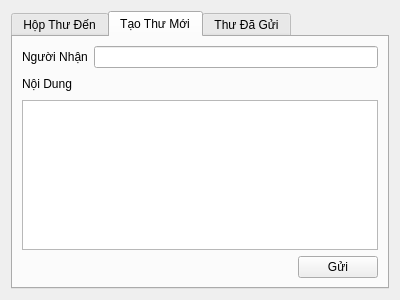
<?xml version="1.0" encoding="UTF-8"?>
<ui version="4.0">
 <class>MailBox</class>
 <widget class="QDialog" name="MailBox">
  <property name="geometry">
   <rect>
    <x>0</x>
    <y>0</y>
    <width>400</width>
    <height>300</height>
   </rect>
  </property>
  <property name="windowTitle">
   <string>Hộp Thư</string>
  </property>
  <property name="windowIcon">
   <iconset resource="src.qrc">
    <normaloff>:/images/m.png</normaloff>:/images/m.png</iconset>
  </property>
  <layout class="QVBoxLayout" name="verticalLayout_3">
   <item>
    <widget class="QTabWidget" name="tabWidget">
     <property name="currentIndex">
      <number>1</number>
     </property>
     <widget class="QWidget" name="tab">
      <attribute name="title">
       <string>Hộp Thư Đến</string>
      </attribute>
      <layout class="QVBoxLayout" name="verticalLayout">
       <item>
        <widget class="QTextBrowser" name="textBrowser_2">
         <property name="cursor" stdset="0">
          <cursorShape>ArrowCursor</cursorShape>
         </property>
        </widget>
       </item>
       <item>
        <widget class="QTableView" name="tableView">
         <property name="selectionMode">
          <enum>QAbstractItemView::SingleSelection</enum>
         </property>
         <property name="selectionBehavior">
          <enum>QAbstractItemView::SelectRows</enum>
         </property>
        </widget>
       </item>
       <item>
        <layout class="QHBoxLayout" name="horizontalLayout_2">
         <item>
          <spacer name="horizontalSpacer">
           <property name="orientation">
            <enum>Qt::Horizontal</enum>
           </property>
           <property name="sizeHint" stdset="0">
            <size>
             <width>40</width>
             <height>20</height>
            </size>
           </property>
          </spacer>
         </item>
         <item>
          <widget class="QPushButton" name="pushButton_6">
           <property name="text">
            <string>Trở Về</string>
           </property>
          </widget>
         </item>
         <item>
          <widget class="QPushButton" name="pushButton">
           <property name="text">
            <string>Đọc Thư</string>
           </property>
          </widget>
         </item>
         <item>
          <widget class="QPushButton" name="pushButton_2">
           <property name="text">
            <string>Xoá Thư</string>
           </property>
          </widget>
         </item>
        </layout>
       </item>
      </layout>
     </widget>
     <widget class="QWidget" name="tab_2">
      <attribute name="title">
       <string>Tạo Thư Mới</string>
      </attribute>
      <layout class="QVBoxLayout" name="verticalLayout_2">
       <item>
        <layout class="QHBoxLayout" name="horizontalLayout_3">
         <item>
          <widget class="QLabel" name="label">
           <property name="text">
            <string>Người Nhận</string>
           </property>
          </widget>
         </item>
         <item>
          <widget class="QLineEdit" name="lineEdit"/>
         </item>
        </layout>
       </item>
       <item>
        <layout class="QHBoxLayout" name="horizontalLayout_4">
         <item>
          <widget class="QLabel" name="label_2">
           <property name="text">
            <string>Nội Dung</string>
           </property>
          </widget>
         </item>
         <item>
          <spacer name="horizontalSpacer_2">
           <property name="orientation">
            <enum>Qt::Horizontal</enum>
           </property>
           <property name="sizeHint" stdset="0">
            <size>
             <width>40</width>
             <height>20</height>
            </size>
           </property>
          </spacer>
         </item>
        </layout>
       </item>
       <item>
        <widget class="QPlainTextEdit" name="plainTextEdit">
         <property name="cursor" stdset="0">
          <cursorShape>IBeamCursor</cursorShape>
         </property>
        </widget>
       </item>
       <item>
        <layout class="QHBoxLayout" name="horizontalLayout_5">
         <item>
          <spacer name="horizontalSpacer_3">
           <property name="orientation">
            <enum>Qt::Horizontal</enum>
           </property>
           <property name="sizeHint" stdset="0">
            <size>
             <width>40</width>
             <height>20</height>
            </size>
           </property>
          </spacer>
         </item>
         <item>
          <widget class="QPushButton" name="pushButton_3">
           <property name="text">
            <string>Gửi</string>
           </property>
          </widget>
         </item>
        </layout>
       </item>
      </layout>
     </widget>
     <widget class="QWidget" name="tab_3">
      <attribute name="title">
       <string>Thư Đã Gửi</string>
      </attribute>
      <layout class="QVBoxLayout" name="verticalLayout_4">
       <item>
        <widget class="QTextBrowser" name="textBrowser_3">
         <property name="cursor" stdset="0">
          <cursorShape>ArrowCursor</cursorShape>
         </property>
        </widget>
       </item>
       <item>
        <widget class="QTableView" name="tableView_3">
         <property name="selectionMode">
          <enum>QAbstractItemView::SingleSelection</enum>
         </property>
         <property name="selectionBehavior">
          <enum>QAbstractItemView::SelectRows</enum>
         </property>
        </widget>
       </item>
       <item>
        <layout class="QHBoxLayout" name="horizontalLayout">
         <item>
          <spacer name="horizontalSpacer_4">
           <property name="orientation">
            <enum>Qt::Horizontal</enum>
           </property>
           <property name="sizeHint" stdset="0">
            <size>
             <width>40</width>
             <height>20</height>
            </size>
           </property>
          </spacer>
         </item>
         <item>
          <widget class="QPushButton" name="pushButton_7">
           <property name="text">
            <string>Trở Về</string>
           </property>
          </widget>
         </item>
         <item>
          <widget class="QPushButton" name="pushButton_4">
           <property name="text">
            <string>Đọc Thư</string>
           </property>
           <property name="icon">
            <iconset theme="i">
             <normaloff>.</normaloff>.</iconset>
           </property>
          </widget>
         </item>
         <item>
          <widget class="QPushButton" name="pushButton_5">
           <property name="text">
            <string>Xoá Thư</string>
           </property>
          </widget>
         </item>
        </layout>
       </item>
      </layout>
     </widget>
    </widget>
   </item>
  </layout>
 </widget>
 <resources>
  <include location="src.qrc"/>
 </resources>
 <connections/>
</ui>
